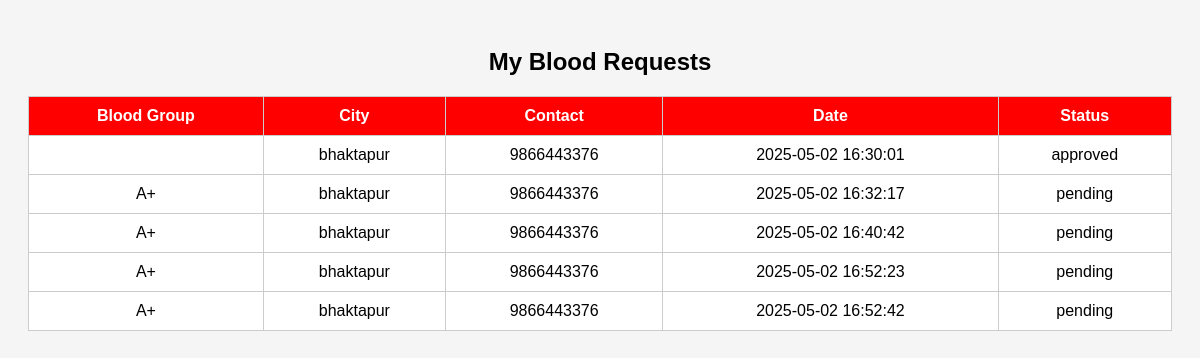
Page /my_requests.php (signed in) on the earlier database version.
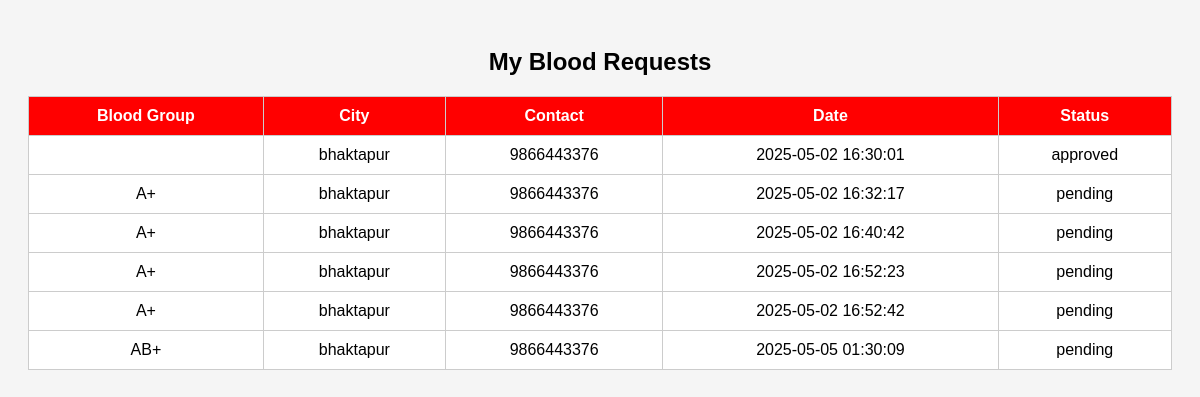
Same page on the later database version.
### tables this page shows
CREATE TABLE `blood_requests` (
  `id` int(11) NOT NULL,
  `blood_group` varchar(5) DEFAULT NULL,
  `units_requested` int(11) DEFAULT NULL,
  `user_id` int(11) DEFAULT NULL,
  `name` varchar(100) DEFAULT NULL,
  `city` varchar(100) DEFAULT NULL,
  `contact` varchar(20) DEFAULT NULL,
  `request_time` timestamp NOT NULL DEFAULT current_timestamp(),
  `status` enum('pending','approved','rejected') DEFAULT 'pending',
  `user_email` varchar(255) DEFAULT NULL
);

### my_requests.php (the view, shortened to what this page needs)
<?php
include 'connection.php';
$user_id = $_SESSION['user_id'];
$stmt = $con->prepare("SELECT * FROM blood_requests WHERE user_id = ?");
$stmt->bind_param("i", $user_id);
$stmt->execute();
$result = $stmt->get_result();
?>
<!DOCTYPE html>
<html>
<head>
</head>
<body>
<h2>My Blood Requests</h2>
<table>
    <tr>
        <th>Blood Group</th>
        <th>City</th>
        <th>Contact</th>
        <th>Date</th>
        <th>Status</th>
    </tr>
    <?php while ($row = $result->fetch_assoc()): ?>
        <tr>
            <td><?= htmlspecialchars($row['blood_group']) ?></td>
            <td><?= htmlspecialchars($row['city']) ?></td>
            <td><?= htmlspecialchars($row['contact']) ?></td>
            <td><?= htmlspecialchars($row['request_time']) ?></td>
            <td><?= htmlspecialchars($row['status']) ?></td>
        </tr>
    <?php endwhile; ?>
</table>
</body>
</html>

Differences in the rows shown:
added blood_requests: blood_group "AB+", city "bhaktapur", contact "9866443376", request_time "2025-05-05 01:30:09", status "pending"
